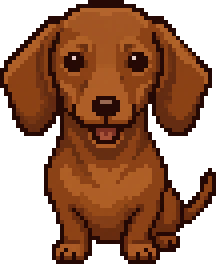
#> input picture sian-ref/dot-dogs-old/dachs-px-brown.png, 54 x 66 px (shown 4 times larger)
$ python dachs-piebald.py
#> lines starting #> are read from the running program, lines starting #| are printed output that depends on the picture; after the words box and inside, x2 and y2 are one past the last pixel; in counts of white or black regions, pixels touching at a corner belong together
# 닥스훈트 도트 강아지를 검정·흰 얼룩(파이볼드)으로 (2026-11-27 가르시아 "닥스훈트는 검은 흰색이 얼룩지게 해줘")
#
# 갈색 털만 바꾼다 — 혀는 그대로, 테두리·눈·코의 갈색빛은 같은 어둡기의 무채색으로. 털의 밝고 어두움(명암)은 그대로 두고 색만:
#   흰 칸(이마 가운데 줄·주둥이·가슴·앞발·꼬리 끝) = 흰~옅은 회색, 그 밖(귀·눈 둘레·등·옆구리·꼬리) = 검정~짙은 회색,
#   흰 칸 안에 작은 검은 점 몇 개(얼룩). 칸은 점 그림(54×66) 좌표로 정하고, 큰 그림(660×800)은 같은 비율로 써서 두 그림이 같은 무늬.
# 예전 갈색 그림은 sian-ref/dot-dogs-old에 보관. 쓰는 법(pip pillow numpy): python3 _dev/dachs-piebald.py
import os, numpy as np
from PIL import Image

ROOT = os.path.join(os.path.dirname(os.path.abspath(__file__)), "..")
SRC = {"px": os.path.join(ROOT, "sian-ref/dot-dogs-old/dachs-px-brown.png"), "big": os.path.join(ROOT, "sian-ref/dot-dogs-old/dachs-brown.webp")}
DST = {"px": os.path.join(ROOT, "icons/dot-dogs/px/dachs.png"), "big": os.path.join(ROOT, "icons/dot-dogs/dachs.webp")}
PW, PH = 54, 66   # 점 그림 크기 — 무늬 좌표 기준

def ell(x, y, cx, cy, rx, ry):
    return ((x - cx) / rx) ** 2 + ((y - cy) / ry) ** 2 <= 1

# 11/27 가르시아가 보낸 사진 톤("이런 톤으로 다시") — 블랙 앤 탄 대플: 머리·귀는 검정, 눈썹 점·주둥이 양옆·볼은 탄(황갈색),
# 몸은 흰 바탕에 검은 잔점(대플). 무늬는 점 그림 좌표 — 잔점은 늘 같은 자리(seed 고정)
rng = np.random.default_rng(27)
SPOTS = []
for _ in range(70):                                                   # 몸(목 아래)·꼬리의 검은 잔점
    cx, cy = rng.uniform(10, 52), rng.uniform(37, 64)
    SPOTS.append((cx, cy, rng.uniform(0.55, 1.25)))

def part_of(x, y):
    """0 검정 · 2 탄 — 점 그림 좌표(실수). 11/27 가르시아 "몸통도 같은 톤으로": 몸도 머리처럼 블랙 앤 탄
    (검은 등·옆구리·꼬리, 탄 가슴 두 점·앞다리 아래·발) — 흰 바탕 잔점(대플)은 뺌"""
    body = (y >= 36.5) | ((y >= 33) & (np.abs(x - 26.5) <= 9))
    tan = ell(x, y, 18.3, 10.6, 2.3, 1.7) | ell(x, y, 34.2, 10.6, 2.3, 1.7)          # 눈썹 점
    tan |= (ell(x, y, 26.5, 28.5, 10, 6.5) & ~ell(x, y, 26.5, 22.5, 4.2, 6))        # 주둥이 양옆·턱(콧등은 검정)
    tan |= ell(x, y, 17, 24, 3, 3) | ell(x, y, 36, 24, 3, 3)                         # 볼
    tan = tan & ~body
    tan |= body & (ell(x, y, 23.5, 40, 2.0, 1.6) | ell(x, y, 30.5, 40, 2.0, 1.6))    # 가슴 작은 두 점
    tan |= body & (y >= 52) & (x >= 14) & (x <= 40) & ~ell(x, y, 27, 50, 4.5, 5)     # 앞다리 아래·발(가운데 배는 검정)
    tan |= body & ell(x, y, 47, 56, 3, 3)                                            # 뒷발
    return np.where(tan, 2, 0)

def recolor(im):
    a = np.asarray(im.convert("RGBA")).astype(float)
    H, W = a.shape[:2]
#> H = 66; W = 54
    rgb = a[..., :3]; r, g, b = rgb[..., 0], rgb[..., 1], rgb[..., 2]
#> after `r, g, b = (rgb[..., 0], rgb[..., 1], rgb[..., 2])`:
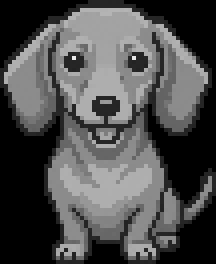
#> r: shape (66, 54) float64 (shown 4 times larger); min 0, max 233, mean 77.9
#> after `r, g, b = (rgb[..., 0], rgb[..., 1], rgb[..., 2])`:
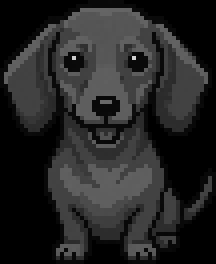
#> g: shape (66, 54) float64 (shown 4 times larger); min 0, max 209, mean 37.1
    lum = 0.3 * r + 0.59 * g + 0.11 * b
    fur = (a[..., 3] > 0) & (r > g + 18) & (g > b + 8) & (lum > 52) & ~(b > 0.6 * g)   # 갈색 털 — 혀·코 반짝이·테두리는 빼고
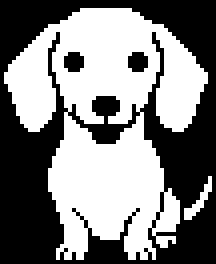
#> fur: shape (66, 54) bool (shown 4 times larger); 50.7% white; 3 black regions, box (x1, y1, x2, y2) and area: (0, 0, 54, 66) 1716, (16, 13, 21, 18) 21, (32, 13, 37, 18) 21
    ys, xs = np.mgrid[0:H, 0:W]
    x = (xs + 0.5) * PW / W; y = (ys + 0.5) * PH / H
    part = part_of(x, y)
#> in part_of, `tan = ell(x, y, 18.3, 10.6, 2.3, 1.7) | ell(x, y, 34.2, 10.6, 2.3, 1.7)`:
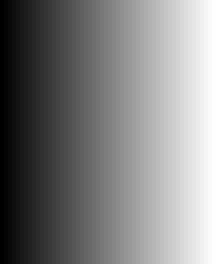
#> x: shape (66, 54) float64 (shown 4 times larger); min 0.5, max 53.5, mean 27; drawn with min black and max white
    lo, hi = np.percentile(lum[fur], 3), np.percentile(lum[fur], 97)
#> lo = 57.53; hi = 114.3
    t = np.clip((lum - lo) / max(1, hi - lo), 0, 1)[..., None]
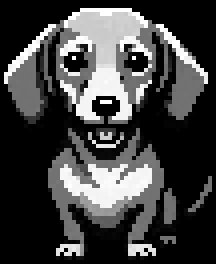
#> t: shape (66, 54, 1) float64 (shown 4 times larger); min 0, max 1, mean 0.26
    lerp = lambda c0, c1: np.array(c0) + t * (np.array(c1) - np.array(c0))
    black = lerp([24, 22, 26], [92, 86, 92])          # 윤기 도는 검정(사진처럼 살짝 따뜻하게)
    white = lerp([176, 172, 174], [252, 250, 247])
    tan = lerp([128, 70, 30], [216, 146, 82])
    col = np.where((part == 1)[..., None], white, np.where((part == 2)[..., None], tan, black))
    out = a.copy()
    out[..., :3] = np.where(fur[..., None], col, rgb)
    dark = (a[..., 3] > 0) & (lum <= 52) & (r > g)                   # 갈색빛 테두리·눈·코 → 같은 어둡기의 무채색
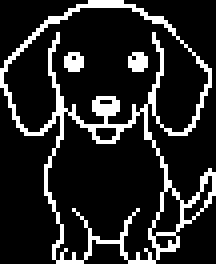
#> dark: shape (66, 54) bool (shown 4 times larger); 15.2% white in thin lines or dots
    out[dark, :3] = np.stack([lum[dark] * 0.8, lum[dark] * 0.78, lum[dark] * 0.85 + 2], -1)
#> out: shape (66, 54, 4) float64; mean R, G, B, A 44.7, 35.8, 32.7, 169.1
    return Image.fromarray(np.clip(out, 0, 255).astype(np.uint8), "RGBA")
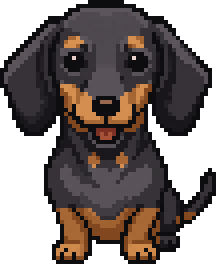
#> returned value: PIL image 54x66 RGBA (shown 4 times larger); mean R, G, B, A 44.4, 35.5, 32.4, 169.1; transparent parts drawn white

for k in ("px", "big"):
    im = recolor(Image.open(SRC[k]))
    if k == "px":
        im.save(DST[k], optimize=True)
    else:
        im.save(DST[k], "WEBP", quality=92, method=6)
    print(k, im.size, "->", os.path.relpath(DST[k], ROOT))
#| px (54, 66) -> icons/dot-dogs/px/dachs.png
#> pass 2 of the loop `for k in ("px", "big"):`:
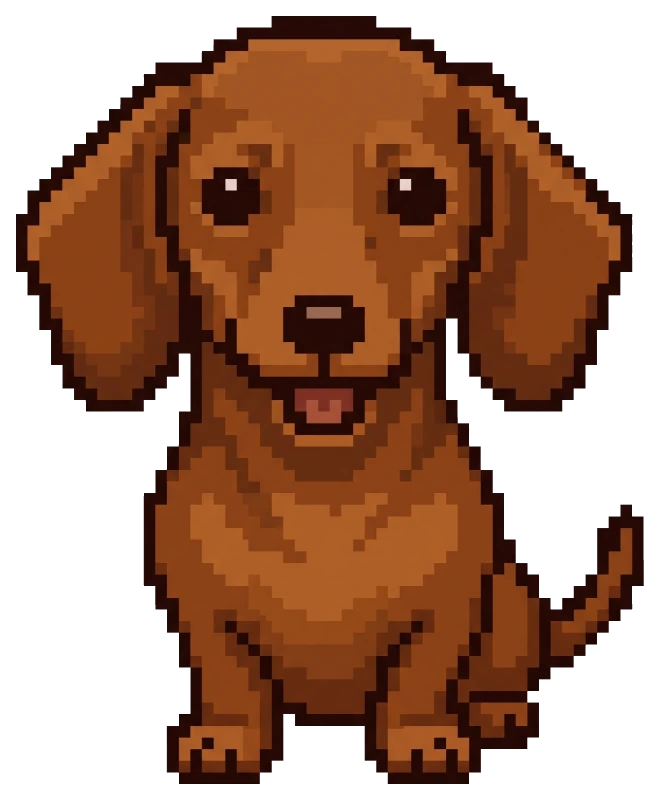
#> input picture sian-ref/dot-dogs-old/dachs-brown.webp, 660 x 800 px
#> a: shape (800, 660, 4) float64
#> rgb: shape (800, 660, 3) float64
#> r: shape (800, 660) float64
#> g: shape (800, 660) float64
#> b: shape (800, 660) float64
#> lum: shape (800, 660) float64
#> in recolor (call 2), `fur = (a[..., 3] > 0) & (r > g + 18) & (g > b + 8) & (lum > 52) & ~(b ..`:
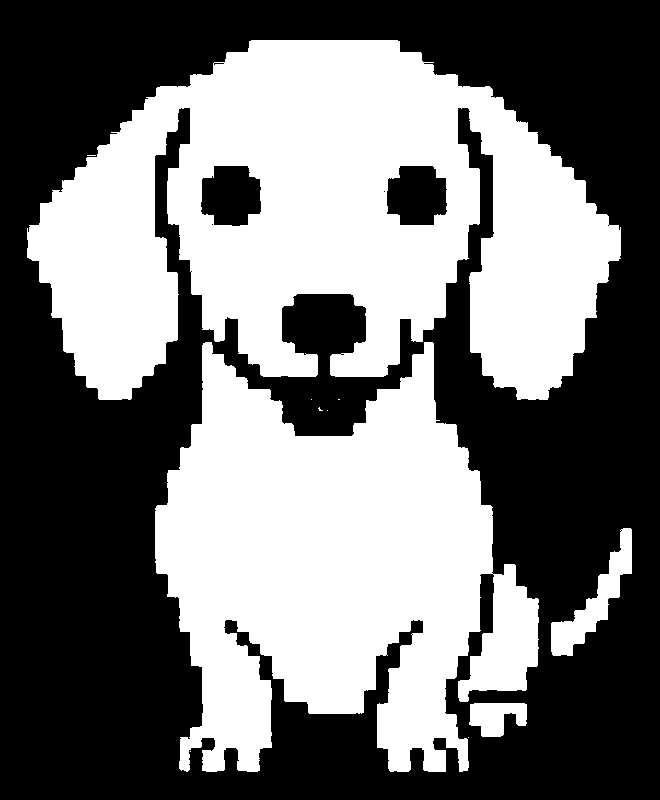
#> fur: shape (800, 660) bool; 45.6% white; 11 white regions (7 under 20 px), largest, box (x1, y1, x2, y2) and area: (27, 40, 621, 400) 132790, (155, 342, 539, 772) 103352, (551, 528, 632, 656) 3083, (469, 703, 527, 737) 1402
#> x: shape (800, 660) float64
#> lo = 57.24; hi = 114.5
#> t: shape (800, 660, 1) float64
#> dark: shape (800, 660) bool; 14.1% white; 8 white regions (1 under 20 px), largest, box (x1, y1, x2, y2) and area: (16, 16, 644, 784) 68342, (387, 167, 446, 225) 2691, (202, 167, 260, 225) 2679
#> in recolor (call 2), `out[dark, :3] = np.stack([lum[dark] * 0.8, lum[dark] * 0.78, lum[dark]..`:
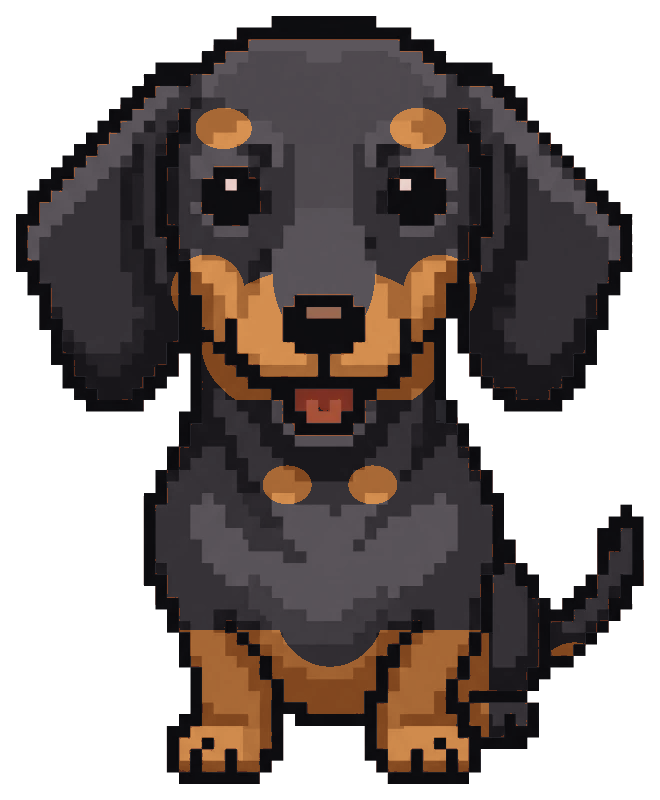
#> out: shape (800, 660, 4) float64; mean R, G, B, A 42.2, 33.9, 31.1, 154.5; transparent parts drawn white
#| big (660, 800) -> icons/dot-dogs/dachs.webp
